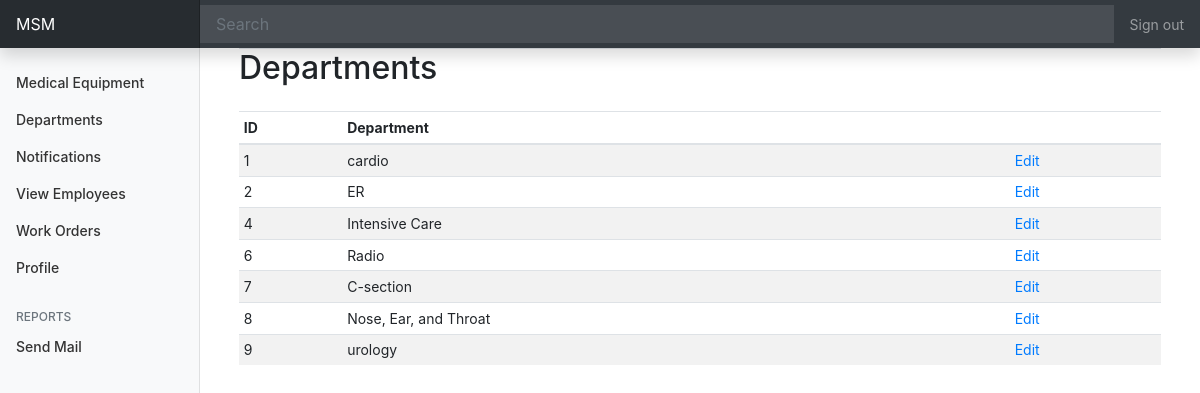
/med/department-list/ (signed in), run on an earlier commit of the app's database.
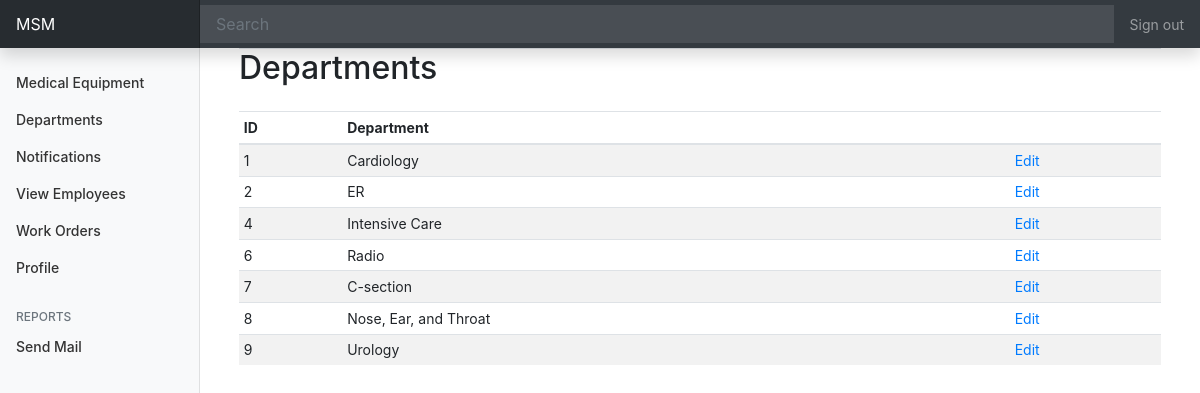
And on a later commit of the database.
### med/models.py (models this page shows, shortened)
class Department(models.Model):
    name = models.CharField(_("Department Name"), max_length = 225, unique=True)
    hospital = models.ForeignKey(Hospital, null=True, on_delete=models.SET_NULL)

### med/views.py (the view)
# urls.py: path('department-list/', DepartmentListView.as_view(), name ='department-list'),
class DepartmentListView(LoginRequiredMixin, ListView):
    model = Department
    template_name = 'med/department_list.html'
    def get_queryset(self):
        if(self.request.user.type == 'ENGINEER'):
            eng = Engineer.objects.get(id = self.request.user.id)
            eng_hos = eng.current_hospital
            object_list = eng_hos.department_set.all()
            return object_list
        elif(self.request.user.type == 'DOCTOR'):
            doc = Doctor.objects.get(id = self.request.user.id)
            doc_hos = doc.current_hospital
            object_list = doc_hos.department_set.all()
            return object_list
        else:
            man = Manager.objects.get(id = self.request.user.id)
            object_list = man.hospital.department_set.all()
            return object_list

### med/models.py (called while the page is built)
    def get_queryset(self, *args, **kwargs):
        return super().get_queryset(*args, **kwargs).filter(type=User.Types.MANAGER)

### med/templates/med/department_list.html (shortened to what this page needs)
{% extends "dashboard/base.html" %}
{% block content%}
    <div class="container">
        <h2 class="border-top mb-4">Departments</h2>
        <div class="table-responsive">
            <table class="table table-striped table-sm">
                <thead>
                <tr>
                    <th scope="col">ID</th>
                    <th scope="col">Department</th>
                    <th></th>
                </tr>
                </thead>
                <tbody>
                {% for department in object_list %}
                    <tr>
                        <td>{{ department.id }}</td>
                        <td>{{ department.name }}</td>
                        <td><a href="{% url 'edit-department' department.id %}">Edit</a></td>
                    </tr>
                {% endfor %}
                </tbody>
            </table>
        </div>
    </div>
{% endblock %}

What changed in the data, as far as the page shows it:
changed Department id 1: name "cardio" → "Cardiology"
changed Department id 9: name "urology" → "Urology"
